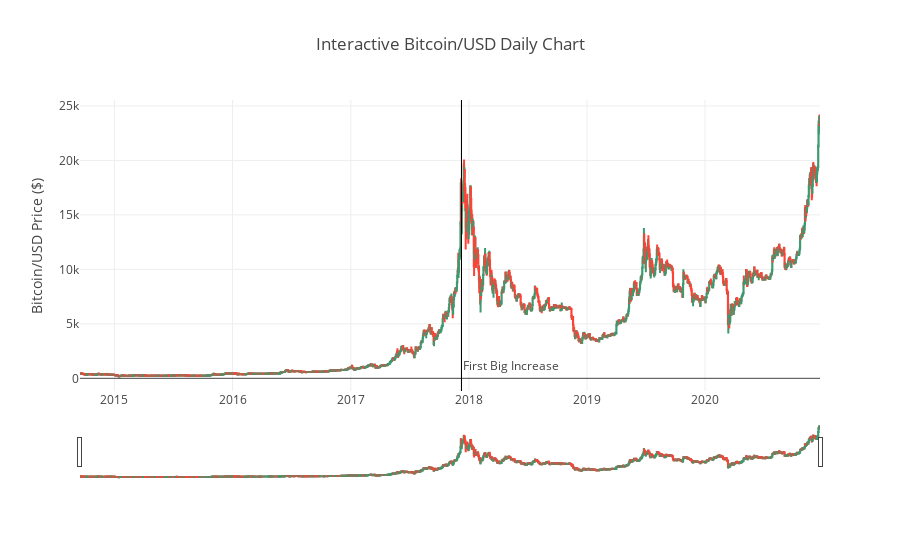

The notebook cell saved with this chart:
### Code cell
# Plot User Interactive Bitcoin/USD Daily Data
fig = go.Figure(data=[go.Candlestick(x=df['Date'],
                open=df['Open'],
                high=df['High'],
                low=df['Low'],
                close=df['Close'])])

fig.layout.update(
    title='Interactive Bitcoin/USD Daily Chart',
    yaxis_title='Bitcoin/USD Price ($)',
    shapes = [dict(
        x0='2017-12-09', x1='2017-12-09', y0=0, y1=1, xref='x', yref='paper',
        line_width=1)],
    annotations=[dict(
        x='2017-12-09', y=0.05, xref='x', yref='paper',
        showarrow=False, xanchor='left', text='First Big Increase')]
)


fig.show()

### Figure 1 — Plotly figure (JSON) as saved in the notebook; plotly's stock layout.template omitted (floating-point values rounded to 4 significant figures; data arrays with more than 128 entries replaced by an {"elided": "..."} marker saying what was removed)
{"data": [{"close": {"elided": "2288 float values"}, "high": {"elided": "2288 float values"}, "low": {"elided": "2288 float values"}, "open": {"elided": "2288 float values"}, "type": "candlestick", "uid": "2091749c-308f-47f0-ae9e-5c95967af01f", "x": {"elided": "2288 str values"}}], "layout": {"annotations": [{"showarrow": false, "text": "First Big Increase", "x": "2017-12-09", "xanchor": "left", "xref": "x", "y": 0.05, "yref": "paper"}], "shapes": [{"line": {"width": 1}, "x0": "2017-12-09", "x1": "2017-12-09", "xref": "x", "y0": 0, "y1": 1, "yref": "paper"}], "title": {"text": "Interactive Bitcoin/USD Daily Chart"}, "yaxis": {"title": {"text": "Bitcoin/USD Price ($)"}}}}
